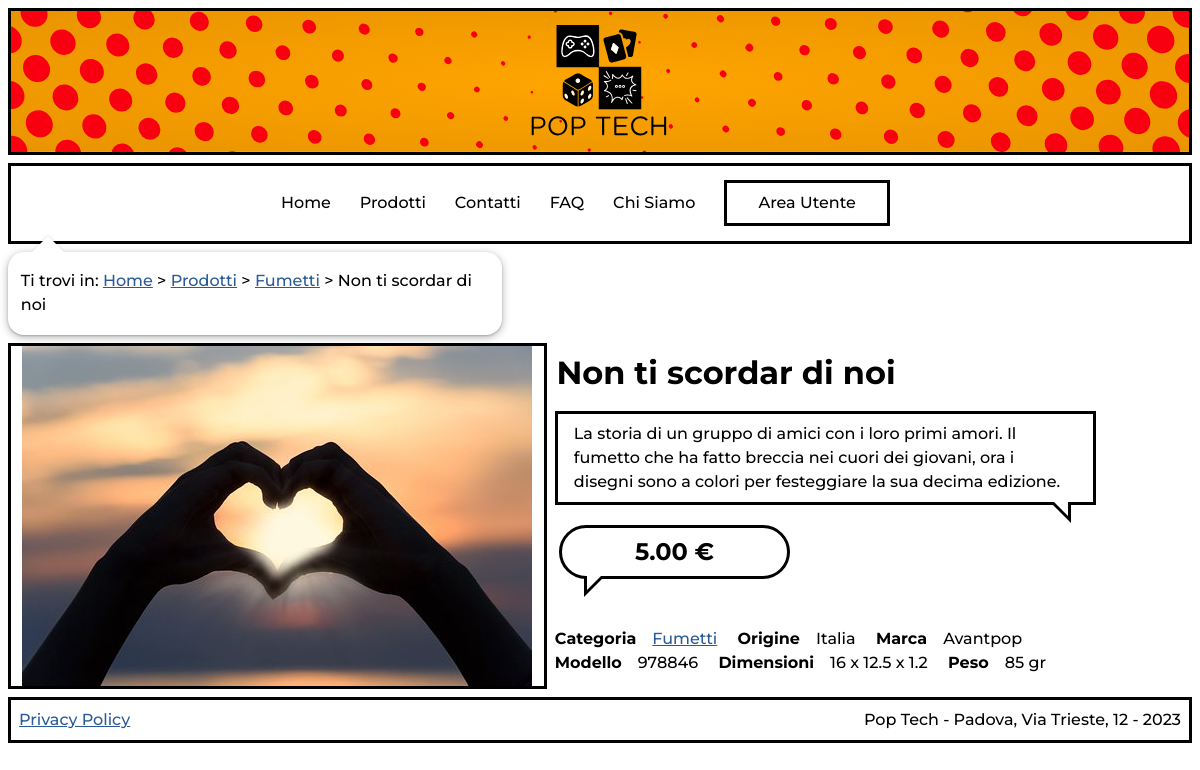
Screenshot of /prodotto.php?id=20 with the database file from the repository.
### tables this page shows
CREATE TABLE `categoria` (
  `ID` int(11) UNSIGNED NOT NULL,
  `nome` varchar(100) NOT NULL,
  `inPrimaPagina` tinyint(1) NOT NULL,
  `keywords` varchar(500) NOT NULL,
  `descrizione` varchar(500) NOT NULL
);

CREATE TABLE `prodotto` (
  `ID` int(10) UNSIGNED NOT NULL,
  `nome` varchar(400) NOT NULL,
  `immagine` varchar(300) NOT NULL,
  `keywords` varchar(500) DEFAULT NULL,
  `descrizione` text NOT NULL,
  `origine` varchar(100) NOT NULL,
  `marca` int(10) UNSIGNED NOT NULL,
  `modello` varchar(100) NOT NULL,
  `dimensione` varchar(200) DEFAULT NULL,
  `peso` varchar(100) DEFAULT NULL,
  `categoria` int(10) UNSIGNED NOT NULL,
  `prezzo` decimal(5,2) UNSIGNED NOT NULL
);

CREATE TABLE `marca` (
  `ID` int(11) UNSIGNED NOT NULL,
  `nome` varchar(100) NOT NULL
);

### includes/connection.php (called while the page is built, shortened)
<?php
class DBAccess{
    private $connection;
    public function open_connection(){
        $this->connection = mysqli_connect(DBAccess::HOST_DB, DBAccess::USERNAME, DBAccess::PASSWORD, DBAccess::DATABASE_NAME);
        if(mysqli_connect_errno()) {
            echo "Errore di connessione al database: " . mysqli_connect_error();
            return false;
        }
        else{
            return true;
        }
    }
    public function exec_select_query($query){
        $res = mysqli_query($this->connection, $query) or die("Errore DB: ".mysqli_error($this->connection));
        if(mysqli_num_rows($res)==0){
            return array();
        }else{
            $resArray = array();
            while($row = mysqli_fetch_assoc($res)){
                array_push($resArray,$row);
            }
            return $resArray;
        }
    }
}
?>

### prodotto.php (the view, shortened to what this page needs)
<?php
    require_once "includes/connection.php";
    require_once "includes/utilities.php";
    $template = file_get_contents('layouts/layout.html');
    $connection = new DBAccess;
    $pageID = 'prodotto';
    $title  = '';
    $breadcrumbs = '';
    $content = '';
    $descrizione = '';
    $keywords = '';
    if ($connection->open_connection()) {
        if(isset($_GET['id'])){
            $id = intval(sanitize($_GET['id'],''));
            $products = $connection->exec_select_query("SELECT id, nome, immagine, keywords, descrizione, origine, marca, modello, dimensione, peso, categoria, prezzo FROM prodotto WHERE id=$id;");
            if(count($products)){
                $product = $products[0];
                $title = parse_lang($product['nome'],true) . ' - Pop Tech';
                $content .= file_get_contents('layouts/prodotto.html');
                $categoria = "";
                $categories = $connection->exec_select_query("SELECT nome FROM categoria WHERE id=".$product['categoria'].";");
                if(isset($categories[0])){
                    $categoria = '<a href="categoria.php?id='.$product['categoria'].'">'.$categories[0]['nome'].'</a>';
                    $breadcrumbs = '<p>Ti trovi in: <a href="index.php" lang="en">Home</a> &gt; <a href="prodotti.php">Prodotti</a> &gt; <a href="categoria.php?id='.$product['categoria'].'">'.parse_lang($categories[0]['nome']).'</a> &gt; '.parse_lang($product['nome']).'</p> ';
                }else{
                    $breadcrumbs = '<p>Ti trovi in: <a href="index.php" lang="en">Home</a> &gt; <a href="prodotti.php">Prodotti</a> &gt; '.parse_lang($product['nome']).'</p> ';
                }
                $marca = "";
                $brands = $connection->exec_select_query("SELECT nome FROM marca WHERE id=".$product['marca'].";");
                if(isset($brands[0])){
                    $marca = $brands[0]['nome'];
                }
                $content = str_replace('{{nome}}',parse_lang($product['nome']),$content);
                $content = str_replace('{{immagine}}',$product['immagine'],$content);
                $content = str_replace('{{descrizione}}',parse_lang($product['descrizione']),$content);
                $content = str_replace('{{origine}}',$product['origine'],$content);
                $content = str_replace('{{marca}}',$marca,$content);
                $content = str_replace('{{modello}}',$product['modello'],$content);
                $content = str_replace('{{dimensioni}}',parse_abbr($product['dimensione']),$content);
                $content = str_replace('{{peso}}',parse_abbr($product['peso']),$content);
                $content = str_replace('{{categoria}}',$categoria,$content);
                $content = str_replace('{{prezzo}}',$product['prezzo'],$content);
                $descrizione = parse_lang(strip_tags($product['descrizione']),true);
                $keywords    = $product['keywords'];
            }else{
                $content .= '<p>Prodotto non trovato</p>';
            }
        }
    }else{
        $breadcrumbs = '<p>Ti trovi in: <a href="index.php" lang="en">Home</a> &gt; <a href="prodotti.php">Prodotti</a> &gt; Prodotto</p> ';
        $content .= getDBConnectionError();
    }
    $menu = get_menu();
    $template = str_replace('{{menu}}',$menu,$template);
    echo replace_in_page($template,$title,$pageID,$breadcrumbs,html_entity_decode($keywords),$descrizione,$content,'addScrollEventListener()');
?>

### styles/tablet.css (style rules this page uses)
:root { --chiSiamoGrad1Stop1: #FDC708; --chiSiamoGrad1Stop2: #FFF5D1; --contattiGrad1Stop1: #55BEF9; --contattiGrad1Stop2: #DCF1FD; --contattiGrad2Stop1: #FFF494; --contattiGrad2Stop2: #FFC671; --bordercolor: #000; }
#prodotto picture { flex: 30% 0 0; }

### styles/mobile.css (style rules this page uses)
:root { --chiSiamoGrad1Stop1: #FDC708; --chiSiamoGrad1Stop2: #FFF5D1; --contattiGrad1Stop1: #55BEF9; --contattiGrad1Stop2: #DCF1FD; --contattiGrad2Stop1: #FFC671; --contattiGrad2Stop2: #FFF27F; --bordercolor: #000; }
header#header h1 { background-position: left; margin-left: 0.1em; font-size: 5em; }
nav#menu { opacity: 0; margin: 0; max-height: 1px; overflow-y: hidden; text-align: center; transition: opacity 0.5s ease-out; }
nav#breadcrumbs { max-width: 100%; margin: 0em 0.5em; }
main#content { margin: 0.5em; padding: 0em; }
main#content h1 { margin: 0.0em; line-height: 1.2; }
#prodotto picture, #prodotto div { flex: 100% 0 1; }
#prodotto .comic_box { max-width: 100%; }

### styles/print.css (style rules this page uses)
html,body { font-size: 12pt; line-height: 1.5em; }
body { margin: auto; font-family: "Times New Roman", serif; }
a:not([href*="#"]):not([href*="http"]):after { content: " ( http://tecweb.studenti.math.unipd.it/gmoretto/" attr(href) " )"; }
header#header h1 { height: 3cm; width: auto; content: url(../images/logo.svg); margin-left: auto; margin-right: auto; }
footer { margin-top: 0.5cm; text-align: center; }
footer a { display: none; }
#menu { display: none; }
#prodotto picture>img { margin-left: auto; margin-right: auto; display: block; max-height: 8cm; }
#prodotto dl { margin-bottom: 0.7cm; }
#prodotto dd#prezzo { margin: 5mm; font-weight: bold; font-size: 0.7cm; }
#prodotto dt { float: left; margin-right: 0.3cm; font-weight: bold; }
#prodotto img { display: inline-block; max-height: 0.5cm; margin-top: 0cm; margin-bottom: 0cm; }

### rows the page displays
categoria: nome "Fumetti"
prodotto: nome "Non ti scordar di noi", nome+keywords+descrizione (picture), nome+keywords+descrizione "Non ti scordar di noi La storia di un gruppo di amici con i loro primi amori. Il fumetto che ha fatto breccia nei cuori dei giovani, ora i disegni sono a colori per festeggiare la sua decima edizione. 5.00 € Categoria Origine Italia Marca Avantpop Modello 978846 Dimensioni 16 x 12.5 x 1.2 Peso 85 gr Privacy Policy Pop Tech - Padova, Via Trieste, 12 - 2023"

### other values shown
$names[$i] "Home"
$names[$i] "Prodotti"
$names[$i] "Contatti"
$names[$i] "FAQ"
$names[$i] "Chi Siamo"
